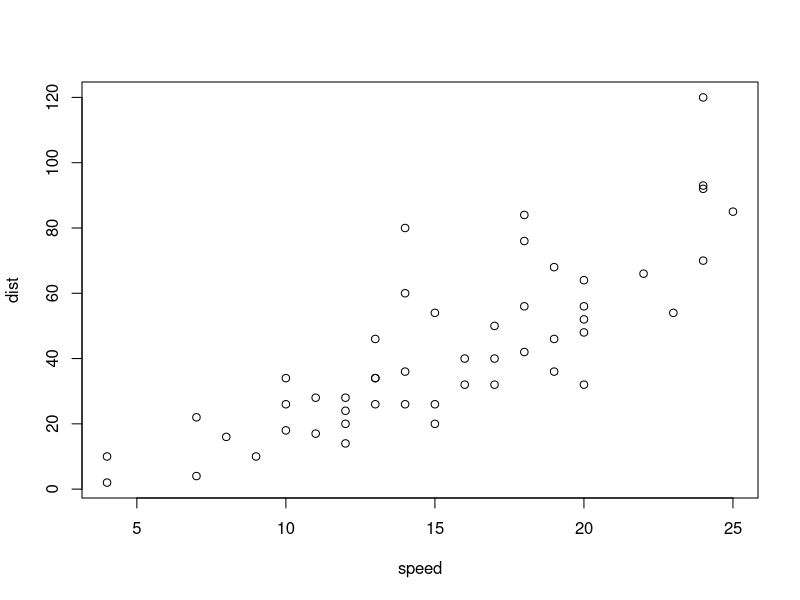
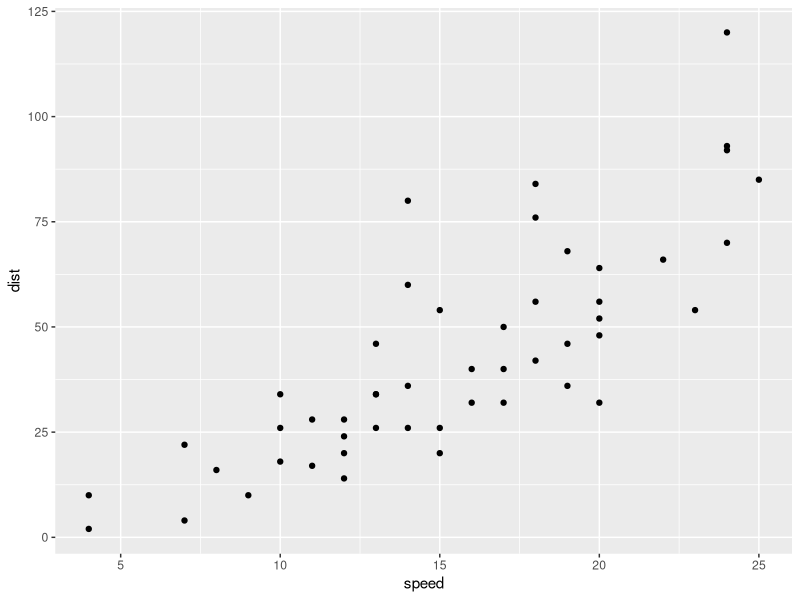

These figures' R source, in order:
install.packages("ggplot2")
install.packages("dplyr")
require(dplyr)
cars
df <- as.data.frame(cars)
plot(cars)
require(ggplot2)
qplot(speed, dist, data=df)
dplyr::filter(cars, speed==4)


